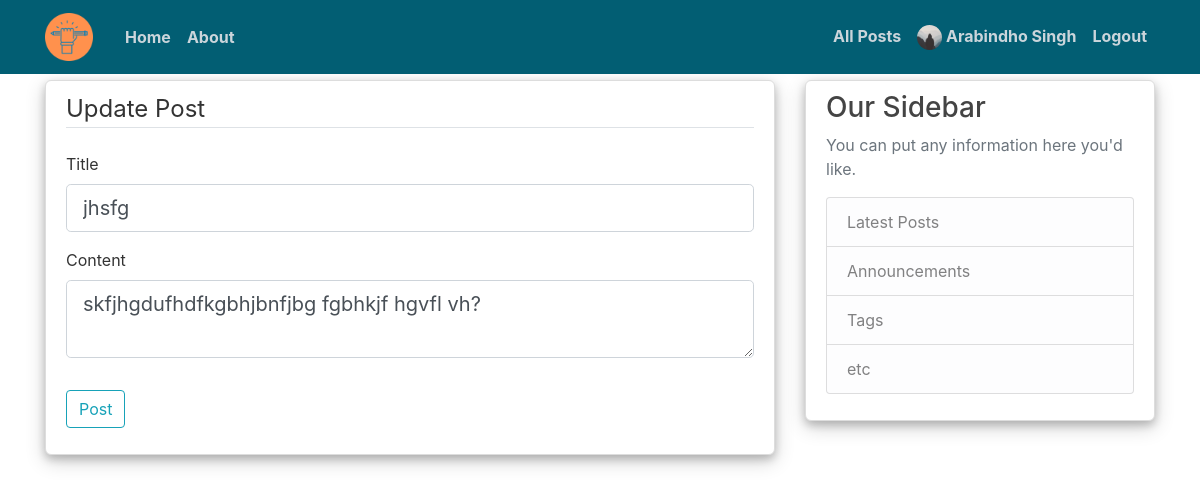
The app's page /post/1/update (signed in), older data.
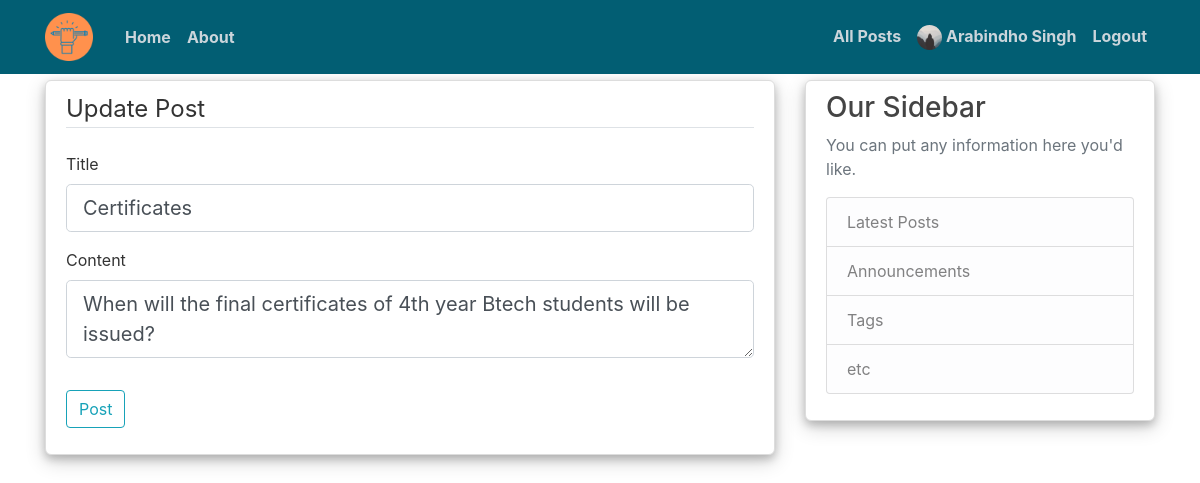
The same page, newer data.
### flaskApp/models.py (models this page shows, shortened)
class Post(db.Model):
    id = db.Column(db.Integer, primary_key=True, autoincrement=True)
    title = db.Column(db.String(100), nullable=False)
    date_posted = db.Column(db.DateTime, nullable=False, default=datetime.utcnow)
    content = db.Column(db.Text, nullable=False)
    is_answered = db.Column(db.Boolean, default=False, nullable=False)
    answers = db.relationship('Answer', backref='post', lazy=True)
    user_id = db.Column(db.Integer, db.ForeignKey('user.id'), nullable=False)

### flaskApp/posts/routes.py (the view)
@posts.route("/post/<int:post_id>/update", methods=['GET', 'POST'])
@login_required
def update_post(post_id):
    post = Post.query.get_or_404(post_id)
    if post.author != current_user and current_user.is_admin==False:
        abort(403)
    form = PostForm()
    if form.validate_on_submit():
        post.title = form.title.data
        post.content = form.content.data
        db.session.commit()
        flash('Post has been updated!', 'success')
        return redirect(url_for('posts.post', post_id=post.id))
    elif request.method == 'GET':
        form.title.data = post.title
        form.content.data = post.content
    return render_template('create_post.html', title='Update Post',
                           form=form, legend='Update Post')

### flaskApp/posts/forms.py
class PostForm(FlaskForm):
    title = StringField('Title', validators=[DataRequired()])
    content = TextAreaField('Content', validators=[DataRequired()])
    submit = SubmitField('Post')

### flaskApp/models.py (called while the page is built)
@login_manager.user_loader
def load_user(user_id):
    return User.query.get(int(user_id))

### flaskApp/templates/create_post.html (shortened to what this page needs)
{% extends "layout.html" %}
{% block content %}
<div class="content-section">
    <form method="POST" action="">
        <fieldset class="form-group">
            <legend class="border-bottom mb-4">{{ legend }}</legend>
            <div class="form-group">
                {{ form.title.label(class="form-control-label") }}
                {% if form.title.errors %}
                    {{ form.title(class="form-control form-control-lg is-invalid") }}
                    <div class="invalid-feedback">
                        {% for error in form.title.errors %}
                            <span>{{ error }}</span>
                        {% endfor %}
                    </div>
                {% else %}
                    {{ form.title(class="form-control form-control-lg") }}
                {% endif %}
            </div>
            <div class="form-group">
                {{ form.content.label(class="form-control-label") }}
                {% if form.content.errors %}
                    {{ form.content(class="form-control form-control-lg is-invalid") }}
                    <div class="invalid-feedback">
                        {% for error in form.content.errors %}
                            <span>{{ error }}</span>
                        {% endfor %}
                    </div>
                {% else %}
                    {{ form.content(class="form-control form-control-lg") }}
                {% endif %}
            </div>
        </fieldset>
        <div class="form-group">
            {{ form.submit(class="btn btn-outline-info") }}
        </div>
    </form>
</div>
{% endblock content %}

Row changes from the older to the newer data that the page shows:
changed Post: title "jhsfg" → "Certificates"; content "skfjhgdufhdfkgbhjbnfjbg fgbhkjf hgvfl vh?" → "When will the final certificates of 4th year Btech students will be issued?"
